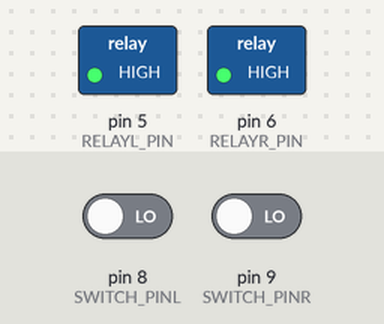
The sketch below on a simulated Arduino Nano, built with avr-gcc and run on an emulated ATmega328P. Shown: switched loads named in the sketch (green lamp = pin HIGH). Inputs (shaded band) come from the test bench; at power-on: pin 8 (SWITCH_PINL) LOW, pin 9 (SWITCH_PINR) LOW.

Above: at 2.7 s.
2.8 s: pin 8 (SWITCH_PINL) driven HIGH and pin 9 (SWITCH_PINR) driven HIGH
At 3.9 s:
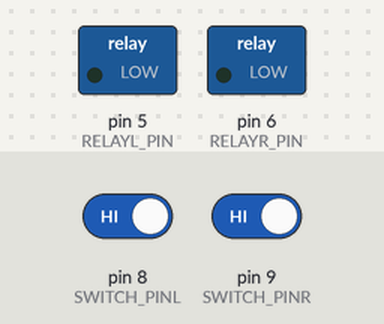
Timing chart, 0 to 5.8 s (numbered marks = the images above; inputs shaded):
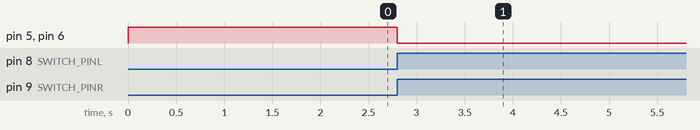

Measured:
- after the input at 2.8 s, pin 5 (RELAYL_PIN), pin 6 (RELAYR_PIN): HIGH → LOW at once

The sketch:

ZETA_RelayControl_StationSide_V3.ino
```cpp
/*
         Author         Ahn semin
         Created        2020.05.07
         Last modified  2020.06.02 17:48
         Description    Relay switch control for Autonomous charging(Station side Arduino Nano)

*/

#define DEBUG     0
#define LED_PIN   13

#include "ZETA_RelayControl_StationSide.h"

char recByte      = '\0';
bool startFlag    = false;
bool chargingFlag = false;


void setup() {
  // put your setup code here, to run once:
#if DEBUG
  Serial.begin(SERIAL_SPEED);
  delay(ONE_SEC);
#endif
  pinMode(SWITCH_PINL, INPUT);
  pinMode(SWITCH_PINR, INPUT);
  pinMode(RELAYL_PIN, OUTPUT);
  pinMode(RELAYR_PIN, OUTPUT); // Relay switch control pin
  digitalWrite(RELAYL_PIN, HIGH);
  digitalWrite(RELAYR_PIN, HIGH);
  BTSerial.begin(SERIAL_SPEED);
  delay(ONE_SEC);
  tTimer.every(1.5 * ONE_SEC, LED_blink);
  delay(0.5*ONE_SEC);
#if DEBUG
  Serial.println("station setup");
#endif
}

void loop() {
  // put your main code here, to run repeatedly:
  getBT();
  checkContact();
  tTimer.update();
}

void chargingOn() {
  digitalWrite(RELAYL_PIN, CHARGER_ON);
  digitalWrite(RELAYR_PIN, CHARGER_ON);
  #if DEBUG
  Serial.println("charging on");
  #endif
}

void chargingOff() {
  digitalWrite(RELAYL_PIN, CHARGER_OFF);
  digitalWrite(RELAYR_PIN, CHARGER_OFF);
  chargingFlag = false;
  //BTSerial.write(RESET);  // send reset signal.
}

void getBT() {
  if (BTSerial.available()) {
    recByte = BTSerial.read();
    if (recByte == FULLY_CHARGED || recByte == RESET) { // if the battery is fully charge
      BTSerial.write(OK);
      chargingOff();
      delay(ONE_SEC);
    } else if (recByte == PROXIMITY) { // if the robot is close
      BTSerial.write(OK);
      delay(ONE_SEC);
      #if DEBUG
      Serial.println("proxi");
      #endif
    } else if (recByte == CHARGING) {
      chargingFlag = true;
    }
    #if DEBUG
    Serial.println(recByte);
    #endif
    if(recByte != OK) recByte = '\0';
  }
}

void LED_blink() {
  static bool state;
  if(state) {
    digitalWrite(LED_PIN, HIGH);
    state = false;
  } else if(!state) {
    digitalWrite(LED_PIN, LOW);
    state = true;
  }
}

void checkContact() {
  bool CONTACTL = digitalRead(SWITCH_PINL);
  bool CONTACTR = digitalRead(SWITCH_PINR);

  if(CONTACTL) BTSerial.write(CONTACTLEFT);
  else if(CONTACTR) BTSerial.write(CONTACTRIGHT);
  if(CONTACTL && CONTACTR && !chargingFlag) {
    #if DEBUG
    Serial.println("contact");
    #endif
    chargingOn();
    recByte = '\0';
    while(recByte != OK){
      BTSerial.write(CONTACT);
      getBT();
      delay(0.3 * ONE_SEC);
      #if DEBUG
      Serial.println("waiting BT...");
      #endif
      tTimer.update();
    }
  }

}

// EOF
```

ZETA_RelayControl_StationSide.h
```cpp
 /*
  *       Author         Ahn semin
  *       Created        2020.05.07
  *       Last modified  2020.05.15 18:20
  *       Description      Relay switch control for Autonomous charging(Station side Arduino Nano)
  *                      Peripheral device must be paired.
  */
#ifndef _ZETA_RELAYCONTROL_STATIONSIDE_H_
#define _ZETA_RELAYCONTROL_STATIONSIDE_H_

//#define MAC                             "24:62:AB:B2:22:96" //

// pin configuration
#define SWITCH_PINL                     8
#define SWITCH_PINR                     9
#define RX_PIN                          2
#define TX_PIN                          3
#define RELAYL_PIN                      5
#define RELAYR_PIN                      6

#define SERIAL_SPEED                    115200

#define ONE_SEC                         1000

// BT variables
#define CONTACT                         'c'
#define FULLY_CHARGED                   'f'
#define PROXIMITY                       'p'
#define RESET                           'r'
#define START                           's'
#define OK                              'o'
#define CHARGING                        'i'
#define CONTACTLEFT                     'L'
#define CONTACTRIGHT                    'R'

// Relay variables
#define CHARGER_ON                      LOW
#define CHARGER_OFF                     HIGH

// UUIDs
#define ROS_PUB_UUID                    "8bab6c96-0238-40ad-85b4-2358049a553c"  // custom V4 UUID
#define ROS_SUB_UUID                    "abb844b1-132f-46db-b71e-4fb8d4ef63a8"
#define MSG_REC_UUID                    "810df03c-90b9-47c2-875d-88cd9ca8d9db"
#define MSG_SEND_UUID                   "61d1c3a8-ba3f-4a86-9dc5-2f4e49090a9c"
#define SerialPortServiceClass_UUID     "00001101-0000-1000-8000-00805F9B34FB"  // Android standard

#define BUFFER_SIZE                     255


// headers
#include <Timer.h>      // periodic callback function lib.
#include <SoftwareSerial.h>


Timer tTimer;

SoftwareSerial BTSerial(RX_PIN,TX_PIN);

#endif
```
